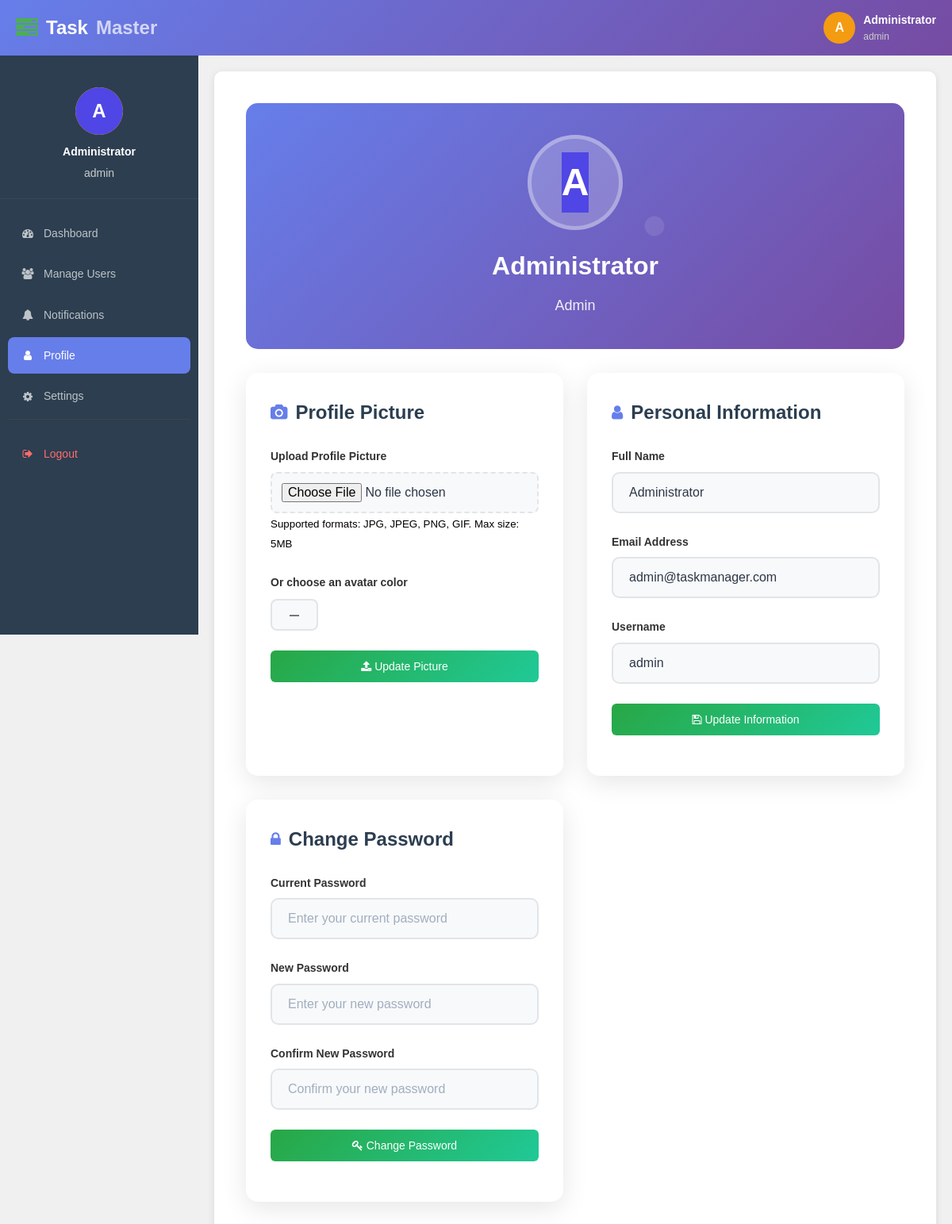
The app's page /profile.php (signed in) with its own data.
### tables this page shows
CREATE TABLE users (
    id INT AUTO_INCREMENT PRIMARY KEY,
    full_name VARCHAR(100) NOT NULL,
    email VARCHAR(150) NOT NULL UNIQUE, 
    username VARCHAR(50) NOT NULL UNIQUE,
    password VARCHAR(255) NOT NULL,
    role ENUM('admin', 'employee') NOT NULL DEFAULT 'employee',
    profile_image VARCHAR(255) NULL,
    avatar_letter CHAR(1) NULL,
    avatar_color VARCHAR(7) NULL,
    created_at TIMESTAMP DEFAULT CURRENT_TIMESTAMP,
    updated_at TIMESTAMP DEFAULT CURRENT_TIMESTAMP ON UPDATE CURRENT_TIMESTAMP,
    
    INDEX idx_username (username),
    INDEX idx_email (email),
    INDEX idx_role (role)
);

### app/Model/User.php (called while the page is built, shortened)
<?php
function get_user_by_id($conn, $id){
    $sql = "SELECT id, full_name, email, username, password, role, profile_image, avatar_letter, avatar_color FROM users WHERE id=?";
    $stmt = $conn->prepare($sql);
    $stmt->execute([$id]);
    if ($stmt->rowCount() == 1) {
        return $stmt->fetch();
    } else {
        return 0;
    }
}

### profile.php (the view, shortened to what this page needs)
<?php
if (isset($_SESSION["role"]) && isset($_SESSION["id"])) {
    include "DB_connection.php";
    include "app/Model/User.php";
    $user = get_user_by_id($conn, $_SESSION["id"]);
?>
<!DOCTYPE html>
<html>
<head>
    <link rel="stylesheet" href="https://stackpath.bootstrapcdn.com/font-awesome/4.7.0/css/font-awesome.min.css">
    <link rel="stylesheet" href="css/style.css?v=<?= time() ?>">
</head>
<body>
    <?php include "inc/header.php"; ?>
    <?php include "inc/nav.php"; ?>
    <div class="body">
        <section class="section-1">
            <div class="profile-container">
                <div class="profile-header">
                    <div class="profile-avatar-section">
                        <div class="profile-avatar">
                            <?php if (isset($user['profile_image']) && !empty($user['profile_image'])): ?>
                                <img src="uploads/profiles/<?= htmlspecialchars($user['profile_image']) ?>" alt="Profile Image">
                            <?php else: ?>
                                <div class="avatar-letter" style="background-color: <?= htmlspecialchars($user['avatar_color'] ?? '#f39c12') ?>;">
                                    <?= htmlspecialchars($user['avatar_letter'] ?? strtoupper(substr($user['full_name'], 0, 1))) ?>
                                </div>
                            <?php endif; ?>
                        </div>
                        <div class="profile-name"><?= htmlspecialchars($user['full_name']) ?></div>
                        <div class="profile-role"><?= htmlspecialchars(ucfirst($user['role'])) ?></div>
                    </div>
                </div>
                <div class="profile-content">
                    <div class="profile-card">
                        <h3 class="card-title">
                            <i class="fa fa-camera"></i>
                            Profile Picture
                        </h3>
                        <form action="app/update-profile.php" method="POST" enctype="multipart/form-data">
                            <div class="form-group">
                                <label class="form-label">Upload Profile Picture</label>
                                <input type="file" class="form-control" name="profile_image"
                                       accept="image/jpeg,image/jpg,image/png,image/gif">
                                <small class="form-text">Supported formats: JPG, JPEG, PNG, GIF. Max size: 5MB</small>
                            </div>
                            <div class="form-group">
                                <label class="form-label">Or choose an avatar color</label>
                                <div class="color-picker">
                                    <input type="color" class="form-control color-input" name="avatar_color"
                                           value="<?= htmlspecialchars($user['avatar_color'] ?? '#f39c12') ?>">
                                </div>
                            </div>
                            <button type="submit" class="btn-primary">
                                <i class="fa fa-upload"></i>
                                Update Picture
                            </button>
                        </form>
                    </div>
                    <div class="profile-card">
                        <h3 class="card-title">
                            <i class="fa fa-user"></i>
                            Personal Information
                        </h3>
                        <form action="app/update-profile.php" method="POST">
                            <div class="form-group">
                                <label class="form-label">Full Name</label>
                                <input type="text" class="form-control" name="full_name"
                                       value="<?= htmlspecialchars($user['full_name']) ?>" required>
                            </div>
                            <div class="form-group">
                                <label class="form-label">Email Address</label>
                                <input type="email" class="form-control" name="email"
                                       value="<?= htmlspecialchars($user['email']) ?>" required>
                            </div>
                            <div class="form-group">
                                <label class="form-label">Username</label>
                                <input type="text" class="form-control" name="username"
                                       value="<?= htmlspecialchars($user['username']) ?>" required>
                            </div>
                            <button type="submit" class="btn-primary">
                                <i class="fa fa-save"></i>
                                Update Information
                            </button>
                        </form>
                    </div>
                    <div class="profile-card">
                        <h3 class="card-title">
                            <i class="fa fa-lock"></i>
                            Change Password
                        </h3>
                        <form action="app/change-password.php" method="POST">
                            <div class="form-group">
                                <label class="form-label">Current Password</label>
                                <input type="password" class="form-control" name="current_password"
                                       placeholder="Enter your current password" required>
                            </div>
                            <div class="form-group">
                                <label class="form-label">New Password</label>
                                <input type="password" class="form-control" name="new_password"
                                       placeholder="Enter your new password" required>
                            </div>
                            <div class="form-group">
                                <label class="form-label">Confirm New Password</label>
                                <input type="password" class="form-control" name="confirm_password"
                                       placeholder="Confirm your new password" required>
                            </div>
                            <button type="submit" class="btn-primary">
                                <i class="fa fa-key"></i>
                                Change Password
                            </button>
                        </form>
                    </div>
                </div>
            </div>
        </section>
    </div>
</body>
</html>
<?php
} else {
    $em = "First login";
    header("Location: login.php?error=$em");
    exit();
}
?>

### inc/header.php (shortened to what this page needs)
<header class="header">
    <div class="header-content">
        <div class="header-left-container">
            <div class="logo">
                <i class="fa fa-tasks"></i>
                Task<span class="logo-text-opacity">Master</span>
            </div>
        </div>
        <div class="header-right">
            <div class="user-info">
                <div class="user-avatar">
                    <?php
                    if (isset($_SESSION['full_name'])) {
                        echo strtoupper(substr($_SESSION['full_name'], 0, 1));
                    } else {
                        echo 'U';
                    }
                    ?>
                </div>
                <div class="user-details">
                    <div class="user-name">
                        <?php
                        if (isset($_SESSION['full_name'])) {
                            echo htmlspecialchars($_SESSION['full_name']);
                        } else {
                            echo 'User';
                        }
                        ?>
                    </div>
                    <div class="user-role">
                        <?php
                        if (isset($_SESSION['role'])) {
                            echo htmlspecialchars($_SESSION['role']);
                        } else {
                            echo 'Guest';
                        }
                        ?>
                    </div>
                </div>
            </div>
        </div>
    </div>
</header>

### inc/nav.php (shortened to what this page needs)
<nav class="side-bar">
    <div class="user-p">
        <div class="user-avatar">
            <?php
            if (isset($_SESSION['profile_image']) && !empty($_SESSION['profile_image'])) {
                echo '<img src="uploads/profiles/' . htmlspecialchars($_SESSION['profile_image']) . '" alt="Profile" class="profile-img">';
            } else {
                $avatar_letter = isset($_SESSION['avatar_letter']) ? $_SESSION['avatar_letter'] : 'U';
                $avatar_color = isset($_SESSION['avatar_color']) ? $_SESSION['avatar_color'] : '#f39c12';
                echo '<div class="avatar-letter" style="background-color: ' . htmlspecialchars($avatar_color) . '">' .
                     htmlspecialchars($avatar_letter) . '</div>';
            }
            ?>
        </div>
        <div class="user-name">
            <?php
            if (isset($_SESSION['full_name'])) {
                echo htmlspecialchars($_SESSION['full_name']);
            } else {
                echo 'User';
            }
            ?>
        </div>
        <div class="user-role">
            <?php
            if (isset($_SESSION['role'])) {
                echo htmlspecialchars($_SESSION['role']);
            } else {
                echo 'Guest';
            }
            ?>
        </div>
    </div>
    <div class="nav-menu">
        <div class="nav-item">
            <a href="index.php" class="nav-link <?php echo basename($_SERVER['PHP_SELF']) == 'index.php' ? 'active' : ''; ?>">
                <i class="fa fa-tachometer"></i>
                <span>Dashboard</span>
            </a>
        </div>
        <?php if (isset($_SESSION['role']) && $_SESSION['role'] == 'admin') { ?>
        <div class="nav-item">
            <a href="user.php" class="nav-link <?php echo basename($_SERVER['PHP_SELF']) == 'user.php' ? 'active' : ''; ?>">
                <i class="fa fa-users"></i>
                <span>Manage Users</span>
            </a>
        </div>
        <div class="nav-item">
            <a href="notifications.php" class="nav-link <?php echo basename($_SERVER['PHP_SELF']) == 'notifications.php' ? 'active' : ''; ?>">
                <i class="fa fa-bell"></i>
                <span>Notifications</span>
            </a>
        </div>
        <?php } ?>
        <div class="nav-item">
            <a href="profile.php" class="nav-link <?php echo basename($_SERVER['PHP_SELF']) == 'profile.php' ? 'active' : ''; ?>">
                <i class="fa fa-user"></i>
                <span>Profile</span>
            </a>
        </div>
        <div class="nav-item">
            <a href="settings.php" class="nav-link <?php echo basename($_SERVER['PHP_SELF']) == 'settings.php' ? 'active' : ''; ?>">
                <i class="fa fa-cog"></i>
                <span>Settings</span>
            </a>
        </div>
        <div class="nav-item nav-logout-item">
            <a href="app/logout.php" class="nav-link nav-logout-link">
                <i class="fa fa-sign-out"></i>
                <span>Logout</span>
            </a>
        </div>
    </div>
</nav>

### records on screen
users: avatar_letter "A", full_name "Administrator", role "Admin", avatar_color "#4f46e5", email "admin@taskmanager.com", username "admin"

### other values on screen
substr($_SESSION['full_name'], 0, 1) "A"
$_SESSION['full_name'] "Administrator"
$_SESSION['role'] "admin"
$avatar_letter "A"
